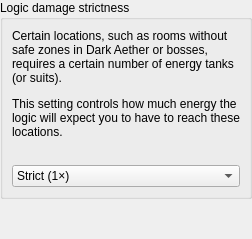
         <widget class="QWidget" name="logic_damage_tab">
          <attribute name="title">
           <string>Damage</string>
          </attribute>
          <layout class="QVBoxLayout" name="logic_damage_layout">
           <property name="leftMargin">
            <number>0</number>
           </property>
           <property name="topMargin">
            <number>0</number>
           </property>
           <property name="rightMargin">
            <number>0</number>
           </property>
           <property name="bottomMargin">
            <number>0</number>
           </property>
           <item>
            <widget class="QGroupBox" name="damage_strictness_group">
             <property name="title">
              <string>Logic damage strictness</string>
             </property>
             <layout class="QVBoxLayout" name="damage_strictness_layout">
              <item>
               <widget class="QLabel" name="damage_strictness_label">
                <property name="sizePolicy">
                 <sizepolicy hsizetype="Preferred" vsizetype="Minimum">
                  <horstretch>0</horstretch>
                  <verstretch>0</verstretch>
                 </sizepolicy>
                </property>
                <property name="text">
                 <string>&lt;html&gt;&lt;head/&gt;&lt;body&gt;&lt;p&gt;Certain locations, such as rooms without safe zones in Dark Aether or bosses, requires a certain number of energy tanks (or suits).&lt;/p&gt;&lt;p&gt;This setting controls how much energy the logic will expect you to have to reach these locations.&lt;/p&gt;&lt;/body&gt;&lt;/html&gt;</string>
                </property>
                <property name="wordWrap">
                 <bool>true</bool>
                </property>
               </widget>
              </item>
              <item>
               <spacer name="damage_strictness_spacer">
                <property name="orientation">
                 <enum>Qt::Vertical</enum>
                </property>
                <property name="sizeType">
                 <enum>QSizePolicy::Fixed</enum>
                </property>
                <property name="sizeHint" stdset="0">
                 <size>
                  <width>20</width>
                  <height>20</height>
                 </size>
                </property>
               </spacer>
              </item>
              <item>
               <widget class="QComboBox" name="damage_strictness_combo">
                <property name="currentText">
                 <string>Strict (1×)</string>
                </property>
                <item>
                 <property name="text">
                  <string>Strict (1×)</string>
                 </property>
                </item>
                <item>
                 <property name="text">
                  <string>Medium (1.5×)</string>
                 </property>
                </item>
                <item>
                 <property name="text">
                  <string>Lenient (2×)</string>
                 </property>
                </item>
               </widget>
              </item>
             </layout>
            </widget>
           </item>
           <item>
            <spacer name="damage_strictness_spacer_2">
             <property name="orientation">
              <enum>Qt::Vertical</enum>
             </property>
             <property name="sizeHint" stdset="0">
              <size>
               <width>20</width>
               <height>40</height>
              </size>
             </property>
            </spacer>
           </item>
          </layout>
         </widget>
